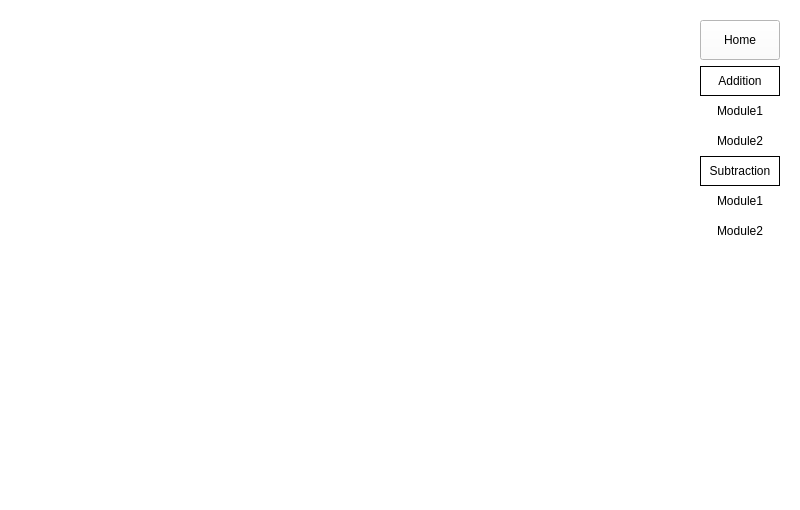
<?xml version="1.0" encoding="UTF-8"?>
<ui version="4.0">
 <class>learningScreen</class>
 <widget class="QWidget" name="learningScreen">
  <property name="geometry">
   <rect>
    <x>0</x>
    <y>0</y>
    <width>800</width>
    <height>510</height>
   </rect>
  </property>
  <property name="windowTitle">
   <string>Form</string>
  </property>
  <property name="layoutDirection">
   <enum>Qt::LeftToRight</enum>
  </property>
  <property name="autoFillBackground">
   <bool>false</bool>
  </property>
  <property name="styleSheet">
   <string notr="true">background-color: rgb(255, 255, 255);</string>
  </property>
  <layout class="QVBoxLayout" name="verticalLayout">
   <item>
    <widget class="QFrame" name="frame">
     <property name="styleSheet">
      <string notr="true">background-color: rgb(255, 255, 255);</string>
     </property>
     <property name="frameShape">
      <enum>QFrame::NoFrame</enum>
     </property>
     <property name="frameShadow">
      <enum>QFrame::Raised</enum>
     </property>
     <layout class="QVBoxLayout" name="verticalLayout_5">
      <item>
       <widget class="QFrame" name="topFrame">
        <property name="maximumSize">
         <size>
          <width>16777215</width>
          <height>40</height>
         </size>
        </property>
        <property name="frameShape">
         <enum>QFrame::NoFrame</enum>
        </property>
        <property name="frameShadow">
         <enum>QFrame::Raised</enum>
        </property>
        <layout class="QHBoxLayout" name="horizontalLayout">
         <property name="spacing">
          <number>0</number>
         </property>
         <property name="leftMargin">
          <number>0</number>
         </property>
         <property name="topMargin">
          <number>0</number>
         </property>
         <property name="rightMargin">
          <number>0</number>
         </property>
         <property name="bottomMargin">
          <number>0</number>
         </property>
         <item>
          <widget class="QFrame" name="topLeftFrame">
           <property name="styleSheet">
            <string notr="true">background-color: rgb(255, 255, 255);</string>
           </property>
           <property name="frameShape">
            <enum>QFrame::NoFrame</enum>
           </property>
           <property name="frameShadow">
            <enum>QFrame::Raised</enum>
           </property>
          </widget>
         </item>
         <item>
          <widget class="QFrame" name="topRightFrame">
           <property name="maximumSize">
            <size>
             <width>80</width>
             <height>16777215</height>
            </size>
           </property>
           <property name="styleSheet">
            <string notr="true">background-color: rgb(255, 255, 255);</string>
           </property>
           <property name="frameShape">
            <enum>QFrame::NoFrame</enum>
           </property>
           <property name="frameShadow">
            <enum>QFrame::Raised</enum>
           </property>
           <layout class="QVBoxLayout" name="verticalLayout_2">
            <property name="spacing">
             <number>0</number>
            </property>
            <property name="leftMargin">
             <number>0</number>
            </property>
            <property name="topMargin">
             <number>0</number>
            </property>
            <property name="rightMargin">
             <number>0</number>
            </property>
            <property name="bottomMargin">
             <number>0</number>
            </property>
            <item>
             <widget class="QPushButton" name="homeBtn">
              <property name="sizePolicy">
               <sizepolicy hsizetype="Expanding" vsizetype="Expanding">
                <horstretch>0</horstretch>
                <verstretch>0</verstretch>
               </sizepolicy>
              </property>
              <property name="styleSheet">
               <string notr="true">border:1px sold;
QPushButton{
	color: rgb(0, 0, 0);
	background-color: rgb(255, 255, 255);
}
QPushButton:hover{
	color: rgb(255, 255, 255);
	background-color: rgb(0,0,0);
}</string>
              </property>
              <property name="text">
               <string>Home</string>
              </property>
             </widget>
            </item>
           </layout>
          </widget>
         </item>
        </layout>
       </widget>
      </item>
      <item>
       <widget class="QFrame" name="bottomFrame">
        <property name="maximumSize">
         <size>
          <width>16777215</width>
          <height>16777215</height>
         </size>
        </property>
        <property name="styleSheet">
         <string notr="true">background-color: rgb(255, 255, 255);</string>
        </property>
        <property name="frameShape">
         <enum>QFrame::NoFrame</enum>
        </property>
        <property name="frameShadow">
         <enum>QFrame::Raised</enum>
        </property>
        <layout class="QHBoxLayout" name="horizontalLayout_2">
         <property name="spacing">
          <number>0</number>
         </property>
         <property name="leftMargin">
          <number>0</number>
         </property>
         <property name="topMargin">
          <number>0</number>
         </property>
         <property name="rightMargin">
          <number>0</number>
         </property>
         <property name="bottomMargin">
          <number>0</number>
         </property>
         <item>
          <widget class="QFrame" name="bottomLeftFrame">
           <property name="styleSheet">
            <string notr="true">background-color: rgb(255, 255, 255);</string>
           </property>
           <property name="frameShape">
            <enum>QFrame::NoFrame</enum>
           </property>
           <property name="frameShadow">
            <enum>QFrame::Raised</enum>
           </property>
           <layout class="QVBoxLayout" name="verticalLayout_4">
            <item>
             <widget class="QStackedWidget" name="stackedWidget">
              <property name="sizePolicy">
               <sizepolicy hsizetype="Expanding" vsizetype="Expanding">
                <horstretch>0</horstretch>
                <verstretch>0</verstretch>
               </sizepolicy>
              </property>
              <property name="currentIndex">
               <number>0</number>
              </property>
              <widget class="QWidget" name="page">
               <property name="autoFillBackground">
                <bool>false</bool>
               </property>
               <widget class="QLabel" name="label">
                <property name="geometry">
                 <rect>
                  <x>120</x>
                  <y>110</y>
                  <width>511</width>
                  <height>221</height>
                 </rect>
                </property>
                <property name="text">
                 <string/>
                </property>
                <property name="pixmap">
                 <pixmap>../../resources/addition_1.png</pixmap>
                </property>
                <property name="scaledContents">
                 <bool>true</bool>
                </property>
               </widget>
              </widget>
              <widget class="QWidget" name="page_2">
               <widget class="QLabel" name="label_3">
                <property name="geometry">
                 <rect>
                  <x>80</x>
                  <y>60</y>
                  <width>561</width>
                  <height>331</height>
                 </rect>
                </property>
                <property name="text">
                 <string/>
                </property>
                <property name="pixmap">
                 <pixmap>../../resources/addition_2.png</pixmap>
                </property>
                <property name="scaledContents">
                 <bool>true</bool>
                </property>
               </widget>
              </widget>
              <widget class="QWidget" name="page_3">
               <widget class="QLabel" name="label_4">
                <property name="geometry">
                 <rect>
                  <x>120</x>
                  <y>90</y>
                  <width>511</width>
                  <height>221</height>
                 </rect>
                </property>
                <property name="text">
                 <string/>
                </property>
                <property name="pixmap">
                 <pixmap>../../resources/subtraction_1.png</pixmap>
                </property>
                <property name="scaledContents">
                 <bool>true</bool>
                </property>
               </widget>
              </widget>
              <widget class="QWidget" name="page_4">
               <widget class="QLabel" name="label_8">
                <property name="geometry">
                 <rect>
                  <x>80</x>
                  <y>60</y>
                  <width>561</width>
                  <height>331</height>
                 </rect>
                </property>
                <property name="text">
                 <string/>
                </property>
                <property name="pixmap">
                 <pixmap>../../resources/subtraction_2.png</pixmap>
                </property>
                <property name="scaledContents">
                 <bool>true</bool>
                </property>
               </widget>
              </widget>
             </widget>
            </item>
           </layout>
          </widget>
         </item>
         <item alignment="Qt::AlignTop">
          <widget class="QFrame" name="ButtomRight">
           <property name="minimumSize">
            <size>
             <width>80</width>
             <height>0</height>
            </size>
           </property>
           <property name="maximumSize">
            <size>
             <width>80</width>
             <height>16777215</height>
            </size>
           </property>
           <property name="layoutDirection">
            <enum>Qt::RightToLeft</enum>
           </property>
           <property name="styleSheet">
            <string notr="true">alternate-background-color: rgb(255, 255, 255);</string>
           </property>
           <property name="frameShape">
            <enum>QFrame::NoFrame</enum>
           </property>
           <property name="frameShadow">
            <enum>QFrame::Raised</enum>
           </property>
           <layout class="QVBoxLayout" name="verticalLayout_3">
            <property name="spacing">
             <number>0</number>
            </property>
            <property name="leftMargin">
             <number>0</number>
            </property>
            <property name="topMargin">
             <number>0</number>
            </property>
            <property name="rightMargin">
             <number>0</number>
            </property>
            <property name="bottomMargin">
             <number>0</number>
            </property>
            <item>
             <widget class="QLabel" name="label_2">
              <property name="minimumSize">
               <size>
                <width>0</width>
                <height>30</height>
               </size>
              </property>
              <property name="styleSheet">
               <string notr="true">border:1px solid;</string>
              </property>
              <property name="text">
               <string>Addition</string>
              </property>
              <property name="alignment">
               <set>Qt::AlignCenter</set>
              </property>
             </widget>
            </item>
            <item>
             <widget class="QPushButton" name="addModule1Btn">
              <property name="minimumSize">
               <size>
                <width>0</width>
                <height>30</height>
               </size>
              </property>
              <property name="styleSheet">
               <string notr="true">QPushButton{	
color: rgb(0, 0, 0);
	background-color: rgb(255, 255, 255);
border:0px solid;
}
QPushButton:hover{
	color: rgb(255, 255, 255);
	background-color: rgb(0,0,0);
}</string>
              </property>
              <property name="text">
               <string>Module1</string>
              </property>
             </widget>
            </item>
            <item>
             <widget class="QPushButton" name="addModule2Btn">
              <property name="minimumSize">
               <size>
                <width>0</width>
                <height>30</height>
               </size>
              </property>
              <property name="autoFillBackground">
               <bool>false</bool>
              </property>
              <property name="styleSheet">
               <string notr="true">QPushButton{	
color: rgb(0, 0, 0);
	background-color: rgb(255, 255, 255);
border:0px solid;
}
QPushButton:hover{
	color: rgb(255, 255, 255);
	background-color: rgb(0,0,0);
}</string>
              </property>
              <property name="text">
               <string>Module2</string>
              </property>
             </widget>
            </item>
            <item>
             <widget class="QLabel" name="subLabel">
              <property name="minimumSize">
               <size>
                <width>0</width>
                <height>30</height>
               </size>
              </property>
              <property name="styleSheet">
               <string notr="true">border:1px solid;</string>
              </property>
              <property name="text">
               <string>Subtraction</string>
              </property>
              <property name="alignment">
               <set>Qt::AlignCenter</set>
              </property>
             </widget>
            </item>
            <item>
             <widget class="QPushButton" name="subModule1Btn">
              <property name="minimumSize">
               <size>
                <width>0</width>
                <height>30</height>
               </size>
              </property>
              <property name="styleSheet">
               <string notr="true">QPushButton{	
color: rgb(0, 0, 0);
	background-color: rgb(255, 255, 255);
border:0px solid;
}
QPushButton:hover{
	color: rgb(255, 255, 255);
	background-color: rgb(0,0,0);
}</string>
              </property>
              <property name="text">
               <string>Module1</string>
              </property>
             </widget>
            </item>
            <item>
             <widget class="QPushButton" name="subModule2Btn">
              <property name="minimumSize">
               <size>
                <width>0</width>
                <height>30</height>
               </size>
              </property>
              <property name="styleSheet">
               <string notr="true">QPushButton{	
color: rgb(0, 0, 0);
	background-color: rgb(255, 255, 255);
border:0px solid;
}
QPushButton:hover{
	color: rgb(255, 255, 255);
	background-color: rgb(0,0,0);
}</string>
              </property>
              <property name="text">
               <string>Module2</string>
              </property>
             </widget>
            </item>
           </layout>
          </widget>
         </item>
        </layout>
       </widget>
      </item>
     </layout>
    </widget>
   </item>
  </layout>
 </widget>
 <resources/>
 <connections/>
</ui>
